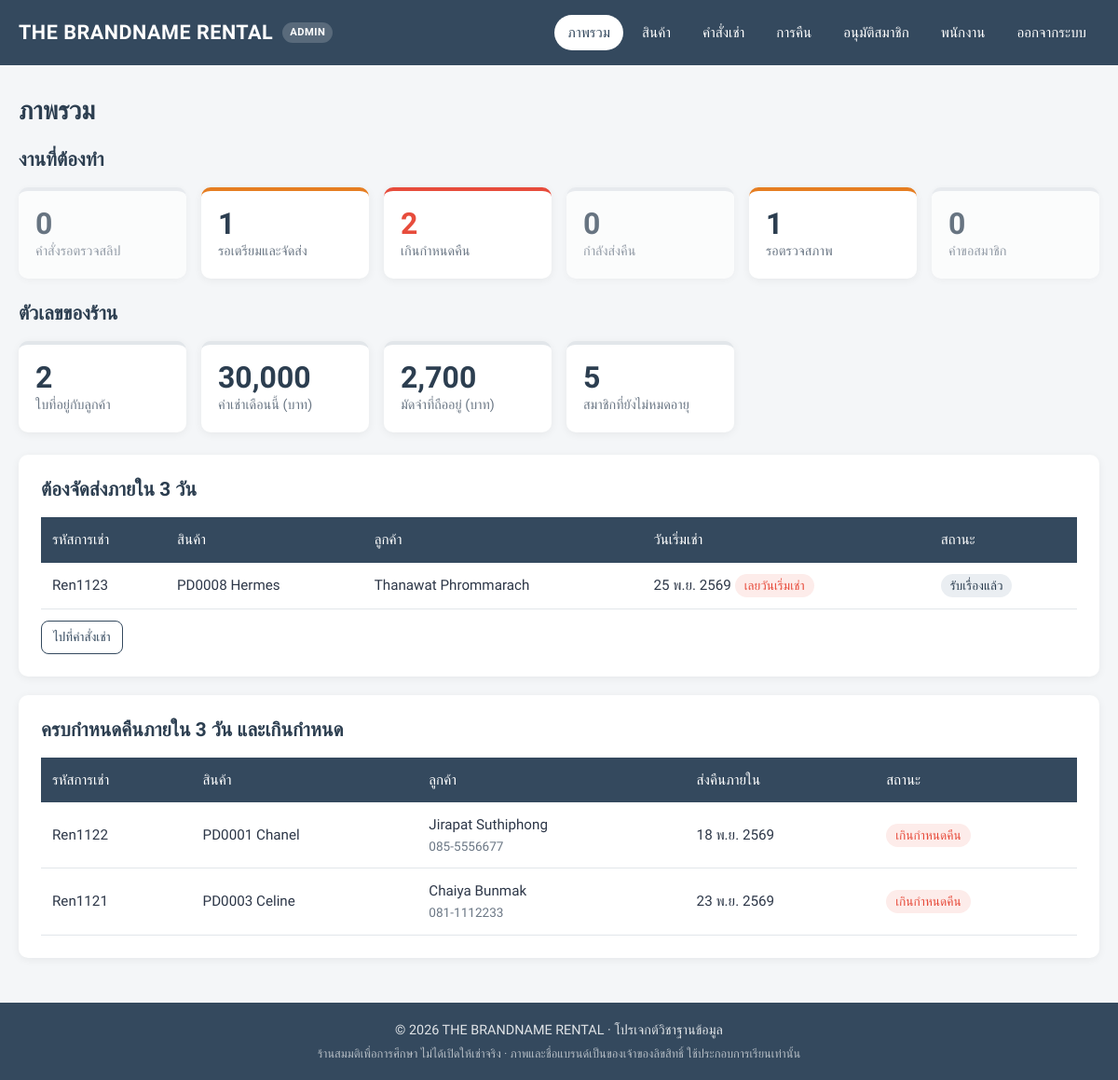
Page /project/admin/index.php (signed in) on the committed database.
### tables this page shows
CREATE TABLE rentals (
    rental_id     VARCHAR(50) PRIMARY KEY,
    order_id      VARCHAR(50) NOT NULL,
    product_id    VARCHAR(50) NOT NULL,
    employees_id  VARCHAR(50) NULL,
    track_rentals VARCHAR(50) NULL,
    rental_date   DATE        NOT NULL,
    rental_days   INT         NOT NULL,
    due_date      DATE AS (rental_date + INTERVAL rental_days DAY) STORED,
    daily_price   INT         NOT NULL,
    deposit_fee   INT         NOT NULL,
    shipped_date  DATE        NULL,
    rental_status ENUM('Pending', 'Accepted', 'Preparing', 'Shipped', 'Returning', 'Received', 'Completed', 'Deducted', 'Cancelled') NOT NULL DEFAULT 'Pending',
    INDEX idx_rentals_product_status (product_id, rental_status),
    FOREIGN KEY (order_id)     REFERENCES orders(order_id),
    FOREIGN KEY (product_id)   REFERENCES products(product_id),
    FOREIGN KEY (employees_id) REFERENCES employees(employees_id)
);

CREATE TABLE products (
    product_id         VARCHAR(50) PRIMARY KEY,
    brand              VARCHAR(50),
    details            VARCHAR(100),
    daily_rental_price INT,
    image              VARCHAR(100) NULL    
);

CREATE TABLE customers (
    customers_id        VARCHAR(50)  PRIMARY KEY,
    customers_firstname VARCHAR(50),
    customers_lastname  VARCHAR(50),
    gender              VARCHAR(50),
    customers_member    VARCHAR(10)  NOT NULL DEFAULT 'no',    
    member_until        DATE         NULL,                     
    phonenumber         VARCHAR(15),
    email               VARCHAR(100) NOT NULL UNIQUE,
    address             VARCHAR(200),
    postal_code         VARCHAR(10),
    password            VARCHAR(255) NOT NULL
);

### project/admin/index.php (the view, shortened to what this page needs)
<?php
require_once '../includes/db.php';
$todo = $conn->query("SELECT
    (SELECT COUNT(DISTINCT order_id) FROM rentals WHERE rental_status = 'Pending') AS orders,
    (SELECT COUNT(*) FROM rentals WHERE rental_status IN ('Accepted', 'Preparing')) AS to_ship,
    (SELECT COUNT(*) FROM rentals WHERE rental_status = 'Shipped' AND due_date < CURDATE()) AS overdue,
    (SELECT COUNT(*) FROM rentals WHERE rental_status = 'Returning') AS incoming,
    (SELECT COUNT(*) FROM rentals WHERE rental_status = 'Received') AS inspect,
    (SELECT COUNT(*) FROM membership_requests WHERE status = 'Pending') AS members")->fetch_assoc();
$figures = $conn->query("SELECT
    (SELECT COUNT(*) FROM rentals WHERE rental_status = 'Shipped') AS on_rent,
    (SELECT COALESCE(SUM(daily_price * rental_days), 0) FROM rentals
        WHERE rental_status NOT IN ('Pending', 'Cancelled')
          AND rental_date >= DATE_FORMAT(CURDATE(), '%Y-%m-01') AND rental_date < DATE_FORMAT(CURDATE(), '%Y-%m-01') + INTERVAL 1 MONTH) AS month_rent,
    (SELECT COALESCE(SUM(deposit_fee), 0) FROM rentals WHERE rental_status IN ('Accepted', 'Preparing', 'Shipped', 'Returning', 'Received')) AS deposits_held,
    (SELECT COUNT(*) FROM customers WHERE customers_member = 'yes' AND (member_until IS NULL OR member_until >= CURDATE())) AS members")->fetch_assoc();
$soon = SOON_DAYS;
$base = "SELECT r.rental_id, r.product_id, p.brand, r.rental_date, r.due_date, r.rental_status,
    o.customers_id, c.customers_firstname, c.customers_lastname, c.phonenumber
    FROM rentals r
    JOIN orders o ON o.order_id = r.order_id
    JOIN customers c ON c.customers_id = o.customers_id
    LEFT JOIN products p ON p.product_id = r.product_id";
$ship_soon = $conn->query("$base WHERE r.rental_status IN ('Accepted', 'Preparing') AND r.rental_date <= CURDATE() + INTERVAL $soon DAY
    ORDER BY r.rental_date, r.rental_id")->fetch_all(MYSQLI_ASSOC);
$due_soon = $conn->query("$base WHERE r.rental_status = 'Shipped' AND r.due_date <= CURDATE() + INTERVAL $soon DAY
    ORDER BY r.due_date, r.rental_id")->fetch_all(MYSQLI_ASSOC);
$cards = [
    ['orders', 'คำสั่งรอตรวจสลิป', 'orders.php', 'todo'],
    ['to_ship', 'รอเตรียมและจัดส่ง', 'orders.php', 'todo'],
    ['overdue', 'เกินกำหนดคืน', 'orders.php', 'urgent'],
    ['incoming', 'กำลังส่งคืน', 'returns.php', 'todo'],
    ['inspect', 'รอตรวจสภาพ', 'returns.php', 'todo'],
    ['members', 'คำขอสมาชิก', 'members.php', 'todo'],
];
$customer_name = fn(array $row) => $row['customers_firstname'] . ' ' . $row['customers_lastname'];
?>
<div class="page-head">
    <h1>ภาพรวม</h1>
</div>
<h2>งานที่ต้องทำ</h2>
<div class="stat-grid">
    <?php foreach ($cards as [$key, $label, $href, $tone]): $count = (int) $todo[$key]; ?>
        <a class="stat-card <?php echo $count > 0 ? $tone : 'idle'; ?>" href="<?php echo $href; ?>">
            <div class="stat-num"><?php echo $count; ?></div>
            <div class="stat-label"><?php echo e($label); ?></div>
        </a>
    <?php endforeach; ?>
</div>
<h2>ตัวเลขของร้าน</h2>
<div class="stat-grid">
    <div class="stat-card"><div class="stat-num"><?php echo (int) $figures['on_rent']; ?></div><div class="stat-label">ใบที่อยู่กับลูกค้า</div></div>
    <div class="stat-card"><div class="stat-num"><?php echo number_format($figures['month_rent']); ?></div><div class="stat-label">ค่าเช่าเดือนนี้ (บาท)</div></div>
    <div class="stat-card"><div class="stat-num"><?php echo number_format($figures['deposits_held']); ?></div><div class="stat-label">มัดจำที่ถืออยู่ (บาท)</div></div>
    <div class="stat-card"><div class="stat-num"><?php echo (int) $figures['members']; ?></div><div class="stat-label">สมาชิกที่ยังไม่หมดอายุ</div></div>
</div>
<div class="stack">
    <section class="card">
        <h2>ต้องจัดส่งภายใน <?php echo SOON_DAYS; ?> วัน</h2>
        <?php if ($ship_soon): ?>
            <div class="table-wrap">
                <table class="table">
                    <thead><tr><th>รหัสการเช่า</th><th>สินค้า</th><th>ลูกค้า</th><th>วันเริ่มเช่า</th><th>สถานะ</th></tr></thead>
                    <tbody>
                        <?php foreach ($ship_soon as $row): ?>
                            <tr>
                                <td><?php echo e($row['rental_id']); ?></td>
                                <td><?php echo e($row['product_id'] . ' ' . $row['brand']); ?></td>
                                <td><?php echo e($customer_name($row)); ?></td>
                                <td><?php echo e(thai_date($row['rental_date'])); ?><?php if ($row['rental_date'] < date('Y-m-d')): ?> <span class="badge badge-danger">เลยวันเริ่มเช่า</span><?php endif; ?></td>
                                <td><?php echo status_badge($row); ?></td>
                            </tr>
                        <?php endforeach; ?>
                    </tbody>
                </table>
            </div>
            <a href="orders.php" class="btn btn-outline btn-sm" style="margin-top: 12px;">ไปที่คำสั่งเช่า</a>
        <?php else: ?>
            <p class="muted">ไม่มีกระเป๋าที่ต้องส่งในช่วงนี้</p>
        <?php endif; ?>
    </section>
    <section class="card">
        <h2>ครบกำหนดคืนภายใน <?php echo SOON_DAYS; ?> วัน และเกินกำหนด</h2>
        <?php if ($due_soon): ?>
            <div class="table-wrap">
                <table class="table">
                    <thead><tr><th>รหัสการเช่า</th><th>สินค้า</th><th>ลูกค้า</th><th>ส่งคืนภายใน</th><th>สถานะ</th></tr></thead>
                    <tbody>
                        <?php foreach ($due_soon as $row): ?>
                            <tr>
                                <td><?php echo e($row['rental_id']); ?></td>
                                <td><?php echo e($row['product_id'] . ' ' . $row['brand']); ?></td>
                                <td><?php echo e($customer_name($row)); ?><div class="hint"><?php echo e($row['phonenumber']); ?></div></td>
                                <td><?php echo e(thai_date($row['due_date'])); ?></td>
                                <td><?php echo status_badge($row); ?></td>
                            </tr>
                        <?php endforeach; ?>
                    </tbody>
                </table>
            </div>
        <?php else: ?>
            <p class="muted">ไม่มีกระเป๋าที่ใกล้ครบกำหนดคืน</p>
        <?php endif; ?>
    </section>
</div>

### project/includes/helpers.php (shortened to what this page needs)
<?php
function e($value): string
{
    return htmlspecialchars((string) ($value ?? ''), ENT_QUOTES, 'UTF-8');
}
function thai_date(?string $value): string
{
    $time = strtotime($value);
    $text = (int) date('j', $time) . ' ' . THAI_MONTHS[(int) date('n', $time) - 1] . ' ' . ((int) date('Y', $time) + 543);
    return strlen($value) > 10 ? $text . ' ' . date('H:i', $time) : $text;
}
function rental_stage(array $rental): string
{
    $status = $rental['rental_status'];
    if ($status === 'Shipped' && $rental['rental_date'] <= date('Y-m-d')) {
        return 'OnRent';
    }
    return $status;
}
function status_badge(array $rental): string
{
    [$label, $tone] = RENTAL_STATUS[rental_stage($rental)] ?? [$rental['rental_status'], 'pending'];
    if (is_overdue($rental)) {
        [$label, $tone] = ['เกินกำหนดคืน', 'danger'];
    } elseif ($rental['rental_status'] === 'Deducted' && (int) ($rental['deposit_fee'] ?? 0) === 0) {
        $label = 'มีค่าเสียหาย';
    }
    return '<span class="badge badge-' . $tone . '">' . e($label) . '</span>';
}
function is_overdue(array $rental): bool
{
    return ($rental['rental_status'] ?? '') === 'Shipped' && $rental['due_date'] < date('Y-m-d');
}

### project/assets/css/style.css (style rules this page uses)
:root { --primary: #34495e; --primary-dark: #2c3e50; --primary-soft: #eaeef2; --success: #27ae60; --success-soft: #e8f6ee; --danger: #e74c3c; --danger-soft: #fdecea; --warning: #e67e22; --text: #2d3748; --muted: #6b7785; --border: #e2e6ea; --bg: #f4f6f8; --card: #ffffff; --radius: 10px; --shadow: 0 2px 10px rgba(0, 0, 0, 0.06); --font: 'Prompt', 'Segoe UI', Tahoma, sans-serif; }
* { box-sizing: border-box; }
body { margin: 0; font-family: var(--font); color: var(--text); background: var(--bg); line-height: 1.6; display: flex; flex-direction: column; min-height: 100vh; }
a { color: var(--primary); }
h1, h2, h3 { color: var(--primary-dark); line-height: 1.3; margin: 0 0 16px; }
h1 { font-size: 1.7rem; }
h2 { font-size: 1.3rem; }
.page-head { display: flex; justify-content: space-between; align-items: center; gap: 16px; flex-wrap: wrap; margin-bottom: 20px; }
.page-head h1 { margin: 0; }
.stack > * + * { margin-top: 20px; }
.card { background: var(--card); border-radius: var(--radius); box-shadow: var(--shadow); padding: 24px; }
.card > :last-child { margin-bottom: 0; }
.btn { display: inline-flex; align-items: center; justify-content: center; gap: 6px; padding: 10px 20px; border-radius: 8px; border: 1px solid transparent; font: inherit; font-size: 0.95rem; font-weight: 500; text-decoration: none; cursor: pointer; background: var(--primary); color: #fff; transition: background 0.2s, transform 0.1s; }
.btn-outline { background: transparent; color: var(--primary); border-color: var(--primary); }
.btn-sm { padding: 6px 12px; font-size: 0.85rem; }
.table-wrap { overflow-x: auto; max-width: 100%; }
.table-wrap .table { min-width: 640px; }
.table { width: 100%; border-collapse: collapse; font-size: 0.95rem; }
.table th { background: var(--primary); color: #fff; font-weight: 500; text-align: left; padding: 12px; white-space: nowrap; }
.table td { padding: 12px; border-bottom: 1px solid var(--border); vertical-align: middle; }
.badge { display: inline-block; padding: 2px 10px; border-radius: 999px; font-size: 0.85rem; font-weight: 500; white-space: nowrap; }
.badge-danger { background: var(--danger-soft); color: var(--danger); }
.badge-info { background: var(--primary-soft); color: var(--primary-dark); }
.hint { font-size: 0.85rem; color: var(--muted); }
.stat-grid { display: grid; grid-template-columns: repeat(auto-fill, minmax(170px, 1fr)); gap: 16px; margin-bottom: 24px; }
.stat-card { background: var(--card); border-radius: var(--radius); box-shadow: var(--shadow); padding: 18px; text-decoration: none; color: var(--text, inherit); border-top: 4px solid var(--border); }
.stat-card .stat-num { font-size: 2rem; font-weight: 600; color: var(--primary-dark); line-height: 1.1; }
.stat-card .stat-label { color: var(--muted); font-size: 0.9rem; }
.stat-card.todo { border-top-color: var(--warning); }
.stat-card.urgent { border-top-color: var(--danger); }
.stat-card.urgent .stat-num { color: var(--danger); }
.stat-card.idle { opacity: 0.7; }

### rows in the picture
rentals: rental_id "Ren1123", product.brand "PD0008 Hermes", customers.customers_firstname+customers_lastname "Thanawat Phrommarach", rental_date "25 พ.ย. 2569", shows "เลยวันเริ่มเช่า", label "รับเรื่องแล้ว"
rentals: rental_id "Ren1122", product.brand "PD0001 Chanel", customers.customers_firstname+customers_lastname "Jirapat Suthiphong", customers.phonenumber "085-5556677", due_date "18 พ.ย. 2569", label "เกินกำหนดคืน"
rentals: rental_id "Ren1121", product.brand "PD0003 Celine", customers.customers_firstname+customers_lastname "Chaiya Bunmak", customers.phonenumber "081-1112233", due_date "23 พ.ย. 2569", label "เกินกำหนดคืน"

### other values in the picture
SHOP_NAME "THE BRANDNAME RENTAL"
$item['label'] "ภาพรวม"
$item['label'] "สินค้า"
$item['label'] "คำสั่งเช่า"
$item['label'] "การคืน"
$item['label'] "อนุมัติสมาชิก"
$item['label'] "พนักงาน"
$item['label'] "ออกจากระบบ"
$count "0"
$label "คำสั่งรอตรวจสลิป"
$count "1"
$label "รอเตรียมและจัดส่ง"
$count "2"
$label "เกินกำหนดคืน"
$label "กำลังส่งคืน"
